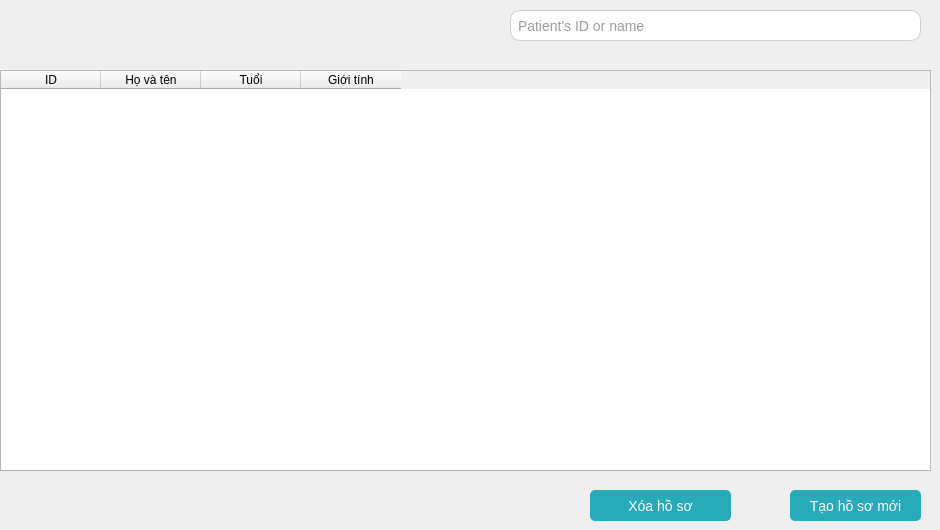
      <widget class="QWidget" name="page_5">
       <widget class="QLineEdit" name="patient_search_input">
        <property name="geometry">
         <rect>
          <x>510</x>
          <y>10</y>
          <width>411</width>
          <height>31</height>
         </rect>
        </property>
        <property name="styleSheet">
         <string notr="true">border: 1px solid #ccc;
border-radius: 10px;
font-size: 14px;
color:  #3b3b3b;
padding: 5px;</string>
        </property>
        <property name="maxLength">
         <number>40</number>
        </property>
        <property name="placeholderText">
         <string>Patient's ID or name</string>
        </property>
       </widget>
       <widget class="QTableWidget" name="list_patient">
        <property name="geometry">
         <rect>
          <x>0</x>
          <y>70</y>
          <width>931</width>
          <height>401</height>
         </rect>
        </property>
        <property name="focusPolicy">
         <enum>Qt::NoFocus</enum>
        </property>
        <property name="styleSheet">
         <string notr="true">selection-background-color: rgb(45, 195, 209);
text-align: center;</string>
        </property>
        <property name="editTriggers">
         <set>QAbstractItemView::NoEditTriggers</set>
        </property>
        <property name="alternatingRowColors">
         <bool>true</bool>
        </property>
        <property name="selectionMode">
         <enum>QAbstractItemView::ExtendedSelection</enum>
        </property>
        <property name="selectionBehavior">
         <enum>QAbstractItemView::SelectRows</enum>
        </property>
        <attribute name="horizontalHeaderHighlightSections">
         <bool>false</bool>
        </attribute>
        <column>
         <property name="text">
          <string>ID</string>
         </property>
        </column>
        <column>
         <property name="text">
          <string>Họ và tên</string>
         </property>
        </column>
        <column>
         <property name="text">
          <string>Tuổi</string>
         </property>
        </column>
        <column>
         <property name="text">
          <string>Giới tính</string>
         </property>
        </column>
       </widget>
       <widget class="QPushButton" name="new_inf_ptn_button">
        <property name="geometry">
         <rect>
          <x>790</x>
          <y>490</y>
          <width>131</width>
          <height>31</height>
         </rect>
        </property>
        <property name="cursor">
         <cursorShape>PointingHandCursor</cursorShape>
        </property>
        <property name="styleSheet">
         <string notr="true">QPushButton{
	border: none;
	background-color: #28abb9;
	border-radius: 5px;
	color: white;
	font-size: 14px;
}
QPushButton:hover{
	background-color: rgb(36, 155, 166);
}
</string>
        </property>
        <property name="text">
         <string>Tạo hồ sơ mới</string>
        </property>
       </widget>
       <widget class="QPushButton" name="new_inf_ptn_button_2">
        <property name="geometry">
         <rect>
          <x>590</x>
          <y>490</y>
          <width>141</width>
          <height>31</height>
         </rect>
        </property>
        <property name="cursor">
         <cursorShape>PointingHandCursor</cursorShape>
        </property>
        <property name="styleSheet">
         <string notr="true">QPushButton{
	border: none;
	background-color: #28abb9;
	border-radius: 5px;
	color: white;
	font-size: 14px;
}
QPushButton:hover{
	background-color: rgb(36, 155, 166);
}
</string>
        </property>
        <property name="text">
         <string>Xóa hồ sơ</string>
        </property>
       </widget>
      </widget>
